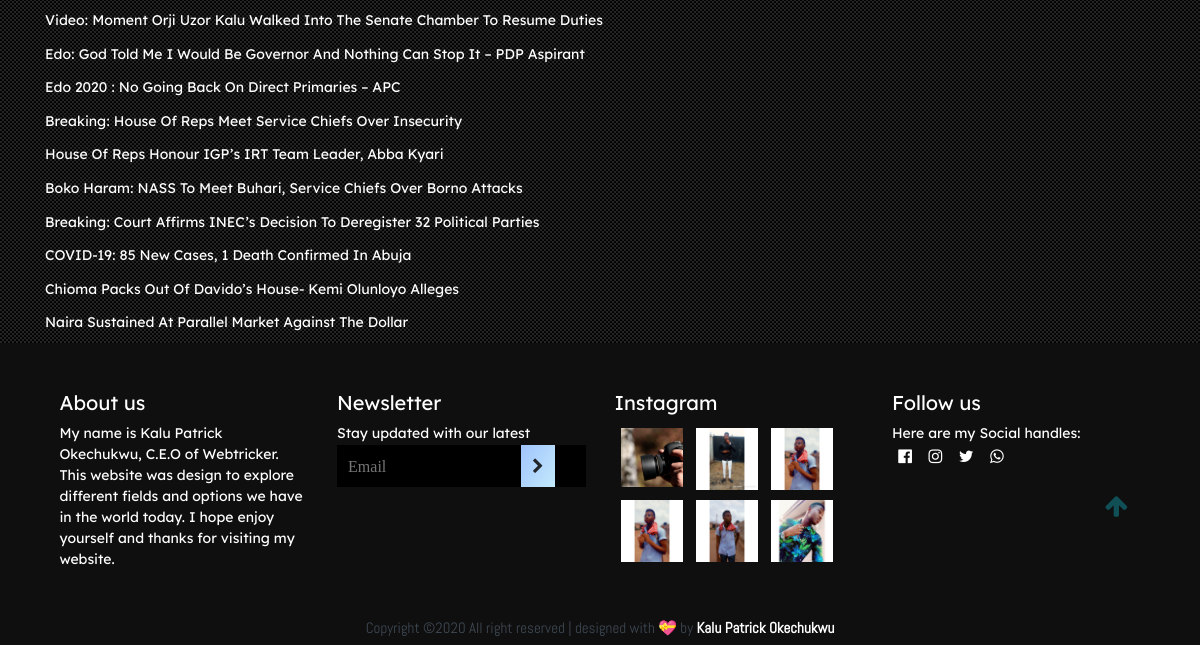
The page /search/ (lower part) on the database as committed earlier.
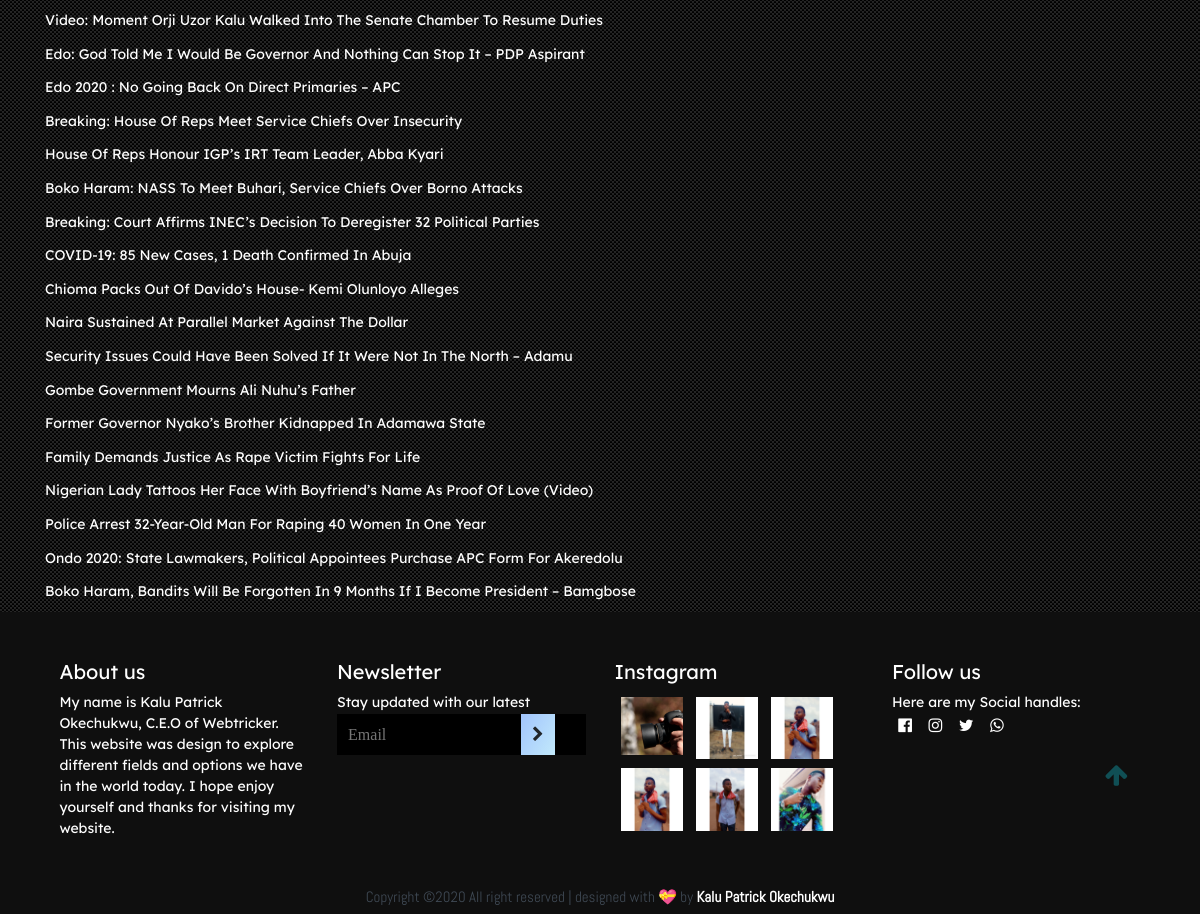
The same page on the database as committed later.
### news/models.py (models this page shows, shortened)
class Post(models.Model):
    title = models.CharField(max_length=500, null=True, blank=True, unique=True)
    slug = models.SlugField(max_length=500, blank=True)
    timestamp = models.DateTimeField(auto_now_add=True, null=True, blank=True)
    content = RichTextField(null=True, blank=True)
    author = models.ForeignKey(Author, on_delete=models.CASCADE, null=True, blank=True)
    category = models.ForeignKey(Category, on_delete=models.CASCADE, null=True, blank=True)
    thumbnail = models.URLField(max_length=1000, null=True, blank=True)
    previous_post = models.ForeignKey('self', related_name='previous', on_delete=models.SET_NULL, blank =True, null=True)
    next_post = models.ForeignKey('self', related_name='next', on_delete=models.SET_NULL, blank =True, null=True)
    tags = TaggableManager()
    def get_absolute_url(self):
        return reverse("newsInfo", kwargs={"slug": self.slug})

### news/views.py (the view)
# urls.py: path('search/', views.search, name='search'),
def search(request):
    queryset = Post.objects.all()
    query = request.GET.get('q')
    if query:
        queryset = queryset.filter(
            Q(title__icontains=query) |
            Q(content__icontains=query)
        ).distinct()
    context = {
        'queryset': queryset,
    }
    return render(request, 'movies/search_result.html', context)

### movies/templates/movies/search_result.html
{% extends 'movies/base.html' %}
{% load static %}
{% block content %}
<h3>This is the results of your search:<h3>
{% if queryset %}
{% for post in queryset %}
        <a href="{{ post.get_absolute_url }}"><p>{{ post.title }}</p></a>
        <br>
{% endfor %}
{% else %}
        <h1 style="color:white;">Search not Found !!!</h1>
{% endif %}
{% endblock %}

Rows that differ between the two databases and show on the page:
added Post: title "Security Issues Could Have Been Solved If It Were Not In The North – Adamu"
added Post: title "Gombe Government Mourns Ali Nuhu’s Father"
added Post: title "Former Governor Nyako’s Brother Kidnapped In Adamawa State"
added Post: title "Family Demands Justice As Rape Victim Fights For Life"
added Post: title "Nigerian Lady Tattoos Her Face With Boyfriend’s Name As Proof Of Love (Video)"
added Post: title "Police Arrest 32-Year-Old Man For Raping 40 Women In One Year"
added Post: title "Ondo 2020: State Lawmakers, Political Appointees Purchase APC Form For Akeredolu"
added Post: title "Boko Haram, Bandits Will Be Forgotten In 9 Months If I Become President – Bamgbose"
